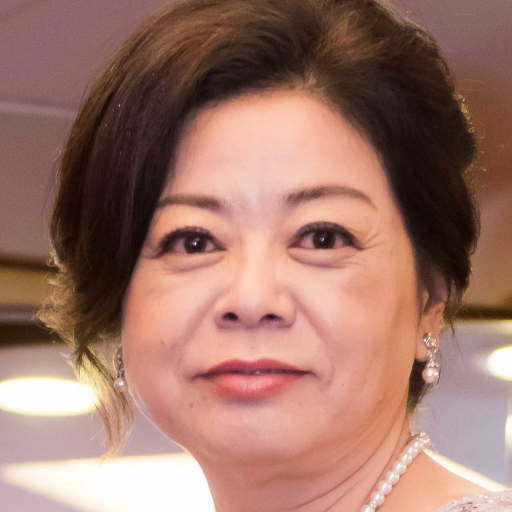
#> input picture technical_blog/01_OpenCV/16616.png, 1024 x 1024 px (shown at 1/2 size)
$ jupyter execute --allow-errors 'Example(OpenCV).ipynb'
#> lines starting #> are read from the running program, lines starting #| are printed output that depends on the picture; after the words box and inside, x2 and y2 are one past the last pixel; in counts of white or black regions, pixels touching at a corner belong together
[cell 1]
import cv2

src = cv2.imread('16616.png')
#> src is the input picture: shape (1024, 1024, 3); mean B, G, R 105.6, 117.9, 158.6
src =cv2.resize(src, (300, 300)) # 크기 조절
#> src: shape (300, 300, 3)
dst = cv2.cvtColor(src, cv2.COLOR_RGB2RGBA)

cv2.imshow('dst', dst)
cv2.waitKey(0)
cv2.destroyAllWindows()

[cell 2]
# XYZ

dst = cv2.cvtColor(src, cv2.COLOR_BGR2XYZ)
#> dst: shape (300, 300, 3); mean of channels 0, 1, 2 126.5, 125.5, 116.6
cv2.imshow('dst', dst)
cv2.waitKey(0)
cv2.destroyAllWindows()

[cell 3]
# YCrCb

dst = cv2.cvtColor(src, cv2.COLOR_BGR2YCrCb)
#> dst: shape (300, 300, 3); mean of channels 0, 1, 2 128.5, 149.4, 115
cv2.imshow('dst', dst)
cv2.waitKey(0)
cv2.destroyAllWindows()

[cell 4]
# HSV

dst = cv2.cvtColor(src, cv2.COLOR_BGR2HSV)
#> dst: shape (300, 300, 3); mean H, S, V 29.6, 99.5, 158.5
cv2.imshow('dst', dst)
cv2.waitKey(0)
cv2.destroyAllWindows()

[cell 5]
# HLS

dst = cv2.cvtColor(src, cv2.COLOR_BGR2HLS)
#> dst: shape (300, 300, 3); mean of channels 0, 1, 2 29.9, 131.8, 109.1
cv2.imshow('dst', dst)
cv2.waitKey(0)
cv2.destroyAllWindows()

[cell 6]
# Lab

dst = cv2.cvtColor(src, cv2.COLOR_BGR2Lab)
#> dst: shape (300, 300, 3); mean of channels 0, 1, 2 132.8, 142.5, 141.1
cv2.imshow('dst', dst)
cv2.waitKey(0)
cv2.destroyAllWindows()

[cell 7]
# Luv

dst = cv2.cvtColor(src, cv2.COLOR_BGR2Luv)
#> dst: shape (300, 300, 3); mean of channels 0, 1, 2 132.2, 115.9, 149.3
cv2.imshow('dst', dst)
cv2.waitKey(0)
cv2.destroyAllWindows()

[cell 8]
# YUV

dst = cv2.cvtColor(src, cv2.COLOR_BGR2YUV)
#> dst: shape (300, 300, 3); mean of channels 0, 1, 2 128.5, 116.7, 154.2
cv2.imshow('dst', dst)
cv2.waitKey(0)
cv2.destroyAllWindows()

[cell 9]
# 채널 분리 함수
mv = cv2.split(src,)

[cell 10]
# 채널 병합
dst = cv2.merge(mv)

#> (a cell that did not finish here is left out)

[cell 12]
# 공간 색깔 검출 예시
import cv2

src = cv2.imread('10090.png')
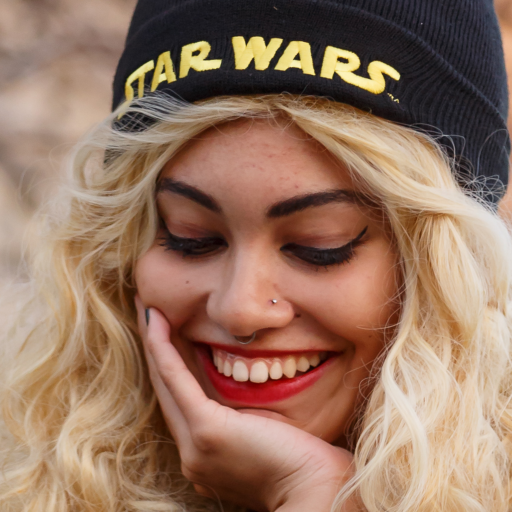
#> input picture technical_blog/01_OpenCV/10090.png, 1024 x 1024 px (shown at 1/2 size)
#> src is the input picture: shape (1024, 1024, 3); mean B, G, R 97.2, 116.8, 149.7
src =cv2.resize(src, (300, 300))
#> src: shape (300, 300, 3)
hsv = cv2.cvtColor(src, cv2.COLOR_BGR2HSV)
#> hsv: shape (300, 300, 3); mean H, S, V 30.3, 94.9, 150.2

h, s, v = cv2.split(hsv)
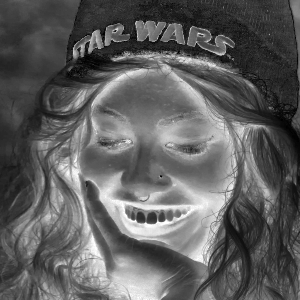
#> s: shape (300, 300); min 0, max 255, mean 94.9
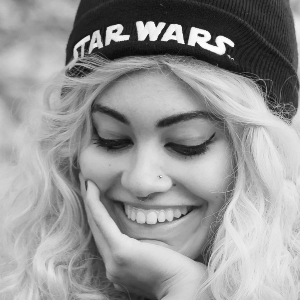
#> v: shape (300, 300); min 7, max 254, mean 150.2
h_red = cv2.inRange(h, 0, 5)
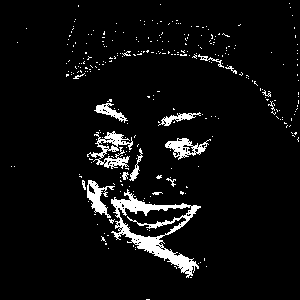
#> h_red: shape (300, 300); 5.6% white; 301 white regions (285 under 20 px), largest, box (x1, y1, x2, y2) and area: (111, 189, 201, 278) 2084, (87, 131, 133, 169) 656, (165, 138, 211, 160) 423

dst = cv2.bitwise_and(hsv, hsv, mask=h_red)
#> dst: shape (300, 300, 3); mean H, S, V 0.2, 6.7, 7.1
dst = cv2.cvtColor(dst, cv2.COLOR_HSV2BGR)

cv2.imshow('dst', dst)
cv2.waitKey(0)
cv2.destroyAllWindows()

[cell 13]
# 배열 병합을 이용한 공간 색깔 검출 예시
import cv2

src = cv2.imread('10366.png')
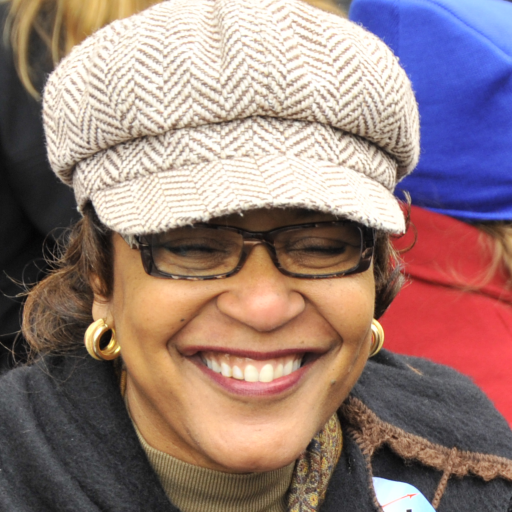
#> input picture technical_blog/01_OpenCV/10366.png, 1024 x 1024 px (shown at 1/2 size)
#> src is the input picture: shape (1024, 1024, 3); mean B, G, R 121.1, 124.8, 149.5
src =cv2.resize(src, (300, 300))
#> src: shape (300, 300, 3)
hsv = cv2.cvtColor(src, cv2.COLOR_BGR2HSV)
#> hsv: shape (300, 300, 3); mean H, S, V 44, 78.7, 161.7

h, s, v = cv2.split(hsv)
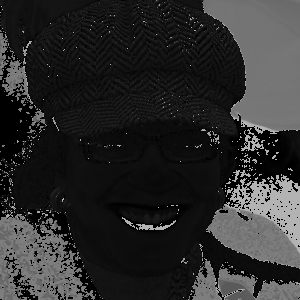
#> h: shape (300, 300); min 0, max 179, mean 44
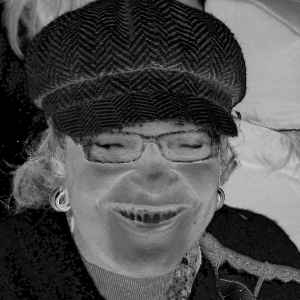
#> s: shape (300, 300); min 0, max 233, mean 78.7
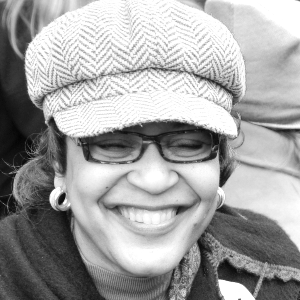
#> v: shape (300, 300); min 3, max 255, mean 161.7

orange = cv2.inRange(hsv, (8,100,100), (20, 255, 255))
#> orange: shape (300, 300); 19.8% white; 186 white regions (167 under 20 px), largest, box (x1, y1, x2, y2) and area: (51, 136, 225, 286) 13495, (8, 0, 95, 48) 1316, (209, 239, 300, 282) 769
blue = cv2.inRange(hsv, (110, 100, 100), (130, 255, 255))
#> blue: shape (300, 300); 8.6% white; 10 white regions (9 under 20 px), largest, box (x1, y1, x2, y2) and area: (205, 0, 300, 129) 7687
mix_color = cv2.addWeighted(orange, 1.0, blue, 1.0, 0.0)
#> mix_color: shape (300, 300); 28.4% white; 196 white regions (176 under 20 px), largest, box (x1, y1, x2, y2) and area: (51, 136, 225, 286) 13495, (205, 0, 300, 129) 7687, (8, 0, 95, 48) 1316

dst = cv2.bitwise_and(hsv, hsv, mask=mix_color)
#> dst: shape (300, 300, 3); mean H, S, V 12.7, 39.6, 52.5
dst = cv2.cvtColor(dst, cv2.COLOR_HSV2BGR)
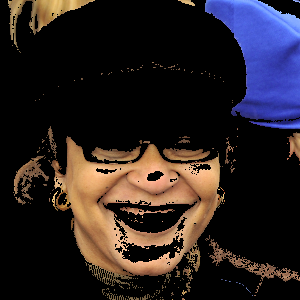
#> dst: shape (300, 300, 3); mean B, G, R 34.9, 33.1, 41.4

cv2.imshow('dst', dst)
cv2.waitKey(0)
cv2.destroyAllWindows()

[cell 14]
# 이진화 예시
import cv2

src = cv2.imread('10366.png')
src =cv2.resize(src, (300, 300))
_, binary = cv2.threshold(src, 127, 255, cv2.THRESH_BINARY)
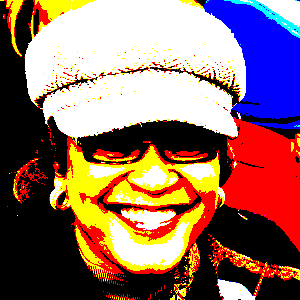
#> binary: shape (300, 300, 3); mean B, G, R 100.8, 108.3, 146.1

cv2.imshow('binary', binary)
cv2.waitKey(0)
cv2.destroyAllWindows()
